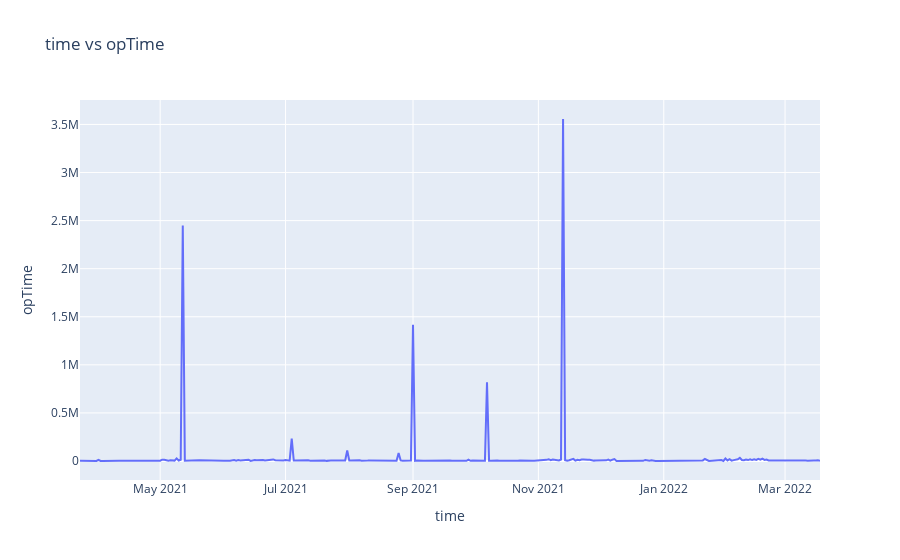

Notebook code cell kept with this figure:
### Code cell
import plotly.express as px

# Assuming your data is stored in a DataFrame called df
# Replace 'temperature' and 'speed' with the actual column names from your DataFrame
fig = px.line(daily_mode_df, x='day', y='opTime', title='time vs opTime',
                 labels={'day': 'time', 'opTime': 'opTime'})

fig.show()

### Figure 1 — Plotly figure (JSON) as saved in the notebook; plotly's stock layout.template omitted (floating-point values rounded to 4 significant figures; data arrays with more than 128 entries replaced by an {"elided": "..."} marker saying what was removed)
{"data": [{"hovertemplate": "time=%{x}<br>opTime=%{y}<extra></extra>", "legendgroup": "", "line": {"color": "#636efa", "dash": "solid"}, "marker": {"symbol": "circle"}, "mode": "lines", "name": "", "orientation": "v", "showlegend": false, "type": "scatter", "x": {"elided": "315 str values"}, "xaxis": "x", "y": {"elided": "315 int values"}, "yaxis": "y"}], "layout": {"legend": {"tracegroupgap": 0}, "title": {"text": "time vs opTime"}, "xaxis": {"anchor": "y", "domain": [0, 1], "title": {"text": "time"}}, "yaxis": {"anchor": "x", "domain": [0, 1], "title": {"text": "opTime"}}}}
